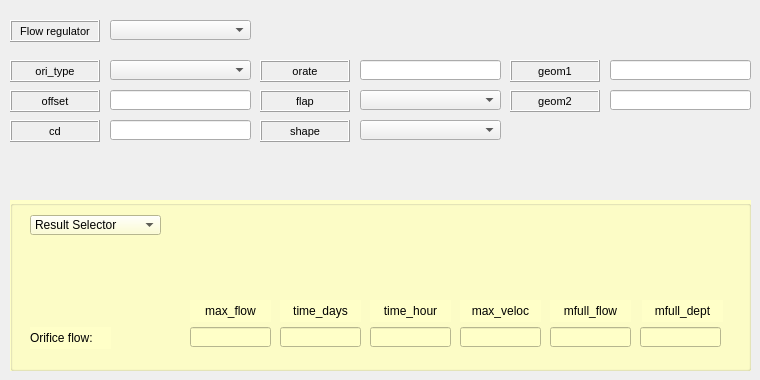
     <widget class="QWidget" name="tab_2">
      <attribute name="title">
       <string>Orifice</string>
      </attribute>
      <widget class="QComboBox" name="comboBox_55">
       <property name="geometry">
        <rect>
         <x>110</x>
         <y>60</y>
         <width>141</width>
         <height>20</height>
        </rect>
       </property>
      </widget>
      <widget class="QLabel" name="label_geom1">
       <property name="enabled">
        <bool>true</bool>
       </property>
       <property name="geometry">
        <rect>
         <x>510</x>
         <y>60</y>
         <width>90</width>
         <height>22</height>
        </rect>
       </property>
       <property name="sizePolicy">
        <sizepolicy hsizetype="Preferred" vsizetype="Preferred">
         <horstretch>0</horstretch>
         <verstretch>0</verstretch>
        </sizepolicy>
       </property>
       <property name="font">
        <font>
         <pointsize>8</pointsize>
        </font>
       </property>
       <property name="statusTip">
        <string/>
       </property>
       <property name="accessibleName">
        <string/>
       </property>
       <property name="layoutDirection">
        <enum>Qt::LeftToRight</enum>
       </property>
       <property name="autoFillBackground">
        <bool>false</bool>
       </property>
       <property name="inputMethodHints">
        <set>Qt::ImhNone</set>
       </property>
       <property name="frameShape">
        <enum>QFrame::Box</enum>
       </property>
       <property name="frameShadow">
        <enum>QFrame::Raised</enum>
       </property>
       <property name="lineWidth">
        <number>1</number>
       </property>
       <property name="midLineWidth">
        <number>0</number>
       </property>
       <property name="text">
        <string>geom1</string>
       </property>
       <property name="alignment">
        <set>Qt::AlignCenter</set>
       </property>
       <property name="wordWrap">
        <bool>false</bool>
       </property>
       <property name="margin">
        <number>3</number>
       </property>
      </widget>
      <widget class="QLabel" name="label_ori_type">
       <property name="enabled">
        <bool>true</bool>
       </property>
       <property name="geometry">
        <rect>
         <x>10</x>
         <y>60</y>
         <width>90</width>
         <height>22</height>
        </rect>
       </property>
       <property name="sizePolicy">
        <sizepolicy hsizetype="Preferred" vsizetype="Preferred">
         <horstretch>0</horstretch>
         <verstretch>0</verstretch>
        </sizepolicy>
       </property>
       <property name="font">
        <font>
         <pointsize>8</pointsize>
        </font>
       </property>
       <property name="statusTip">
        <string/>
       </property>
       <property name="accessibleName">
        <string/>
       </property>
       <property name="layoutDirection">
        <enum>Qt::LeftToRight</enum>
       </property>
       <property name="autoFillBackground">
        <bool>false</bool>
       </property>
       <property name="inputMethodHints">
        <set>Qt::ImhNone</set>
       </property>
       <property name="frameShape">
        <enum>QFrame::Box</enum>
       </property>
       <property name="frameShadow">
        <enum>QFrame::Raised</enum>
       </property>
       <property name="lineWidth">
        <number>1</number>
       </property>
       <property name="midLineWidth">
        <number>0</number>
       </property>
       <property name="text">
        <string>ori_type</string>
       </property>
       <property name="alignment">
        <set>Qt::AlignCenter</set>
       </property>
       <property name="wordWrap">
        <bool>false</bool>
       </property>
       <property name="margin">
        <number>3</number>
       </property>
      </widget>
      <widget class="QLabel" name="label_flap">
       <property name="geometry">
        <rect>
         <x>260</x>
         <y>90</y>
         <width>90</width>
         <height>22</height>
        </rect>
       </property>
       <property name="font">
        <font>
         <pointsize>8</pointsize>
        </font>
       </property>
       <property name="frameShape">
        <enum>QFrame::Box</enum>
       </property>
       <property name="frameShadow">
        <enum>QFrame::Raised</enum>
       </property>
       <property name="text">
        <string>flap</string>
       </property>
       <property name="alignment">
        <set>Qt::AlignCenter</set>
       </property>
       <property name="margin">
        <number>3</number>
       </property>
      </widget>
      <widget class="QLabel" name="label_offset">
       <property name="geometry">
        <rect>
         <x>10</x>
         <y>90</y>
         <width>90</width>
         <height>22</height>
        </rect>
       </property>
       <property name="font">
        <font>
         <pointsize>8</pointsize>
        </font>
       </property>
       <property name="frameShape">
        <enum>QFrame::Box</enum>
       </property>
       <property name="frameShadow">
        <enum>QFrame::Raised</enum>
       </property>
       <property name="text">
        <string>offset</string>
       </property>
       <property name="alignment">
        <set>Qt::AlignCenter</set>
       </property>
       <property name="margin">
        <number>3</number>
       </property>
      </widget>
      <widget class="QComboBox" name="comboBox_46">
       <property name="geometry">
        <rect>
         <x>360</x>
         <y>90</y>
         <width>141</width>
         <height>20</height>
        </rect>
       </property>
      </widget>
      <widget class="QLineEdit" name="lineEdit_145">
       <property name="geometry">
        <rect>
         <x>360</x>
         <y>60</y>
         <width>141</width>
         <height>20</height>
        </rect>
       </property>
       <property name="text">
        <string/>
       </property>
      </widget>
      <widget class="QLineEdit" name="lineEdit_146">
       <property name="geometry">
        <rect>
         <x>610</x>
         <y>60</y>
         <width>141</width>
         <height>20</height>
        </rect>
       </property>
       <property name="text">
        <string/>
       </property>
      </widget>
      <widget class="QLabel" name="label_geom2">
       <property name="geometry">
        <rect>
         <x>510</x>
         <y>90</y>
         <width>90</width>
         <height>22</height>
        </rect>
       </property>
       <property name="font">
        <font>
         <pointsize>8</pointsize>
        </font>
       </property>
       <property name="frameShape">
        <enum>QFrame::Box</enum>
       </property>
       <property name="frameShadow">
        <enum>QFrame::Raised</enum>
       </property>
       <property name="text">
        <string>geom2</string>
       </property>
       <property name="alignment">
        <set>Qt::AlignCenter</set>
       </property>
       <property name="margin">
        <number>3</number>
       </property>
      </widget>
      <widget class="QLabel" name="label_orate">
       <property name="enabled">
        <bool>true</bool>
       </property>
       <property name="geometry">
        <rect>
         <x>260</x>
         <y>60</y>
         <width>90</width>
         <height>22</height>
        </rect>
       </property>
       <property name="sizePolicy">
        <sizepolicy hsizetype="Preferred" vsizetype="Preferred">
         <horstretch>0</horstretch>
         <verstretch>0</verstretch>
        </sizepolicy>
       </property>
       <property name="font">
        <font>
         <pointsize>8</pointsize>
        </font>
       </property>
       <property name="statusTip">
        <string/>
       </property>
       <property name="accessibleName">
        <string/>
       </property>
       <property name="layoutDirection">
        <enum>Qt::LeftToRight</enum>
       </property>
       <property name="autoFillBackground">
        <bool>false</bool>
       </property>
       <property name="inputMethodHints">
        <set>Qt::ImhNone</set>
       </property>
       <property name="frameShape">
        <enum>QFrame::Box</enum>
       </property>
       <property name="frameShadow">
        <enum>QFrame::Raised</enum>
       </property>
       <property name="lineWidth">
        <number>1</number>
       </property>
       <property name="midLineWidth">
        <number>0</number>
       </property>
       <property name="text">
        <string>orate</string>
       </property>
       <property name="alignment">
        <set>Qt::AlignCenter</set>
       </property>
       <property name="wordWrap">
        <bool>false</bool>
       </property>
       <property name="margin">
        <number>3</number>
       </property>
      </widget>
      <widget class="QLineEdit" name="lineEdit_147">
       <property name="geometry">
        <rect>
         <x>610</x>
         <y>90</y>
         <width>141</width>
         <height>20</height>
        </rect>
       </property>
       <property name="text">
        <string/>
       </property>
      </widget>
      <widget class="QLineEdit" name="lineEdit_148">
       <property name="geometry">
        <rect>
         <x>110</x>
         <y>120</y>
         <width>141</width>
         <height>20</height>
        </rect>
       </property>
       <property name="text">
        <string/>
       </property>
      </widget>
      <widget class="QLabel" name="label_cd_2">
       <property name="geometry">
        <rect>
         <x>10</x>
         <y>120</y>
         <width>90</width>
         <height>22</height>
        </rect>
       </property>
       <property name="font">
        <font>
         <pointsize>8</pointsize>
        </font>
       </property>
       <property name="frameShape">
        <enum>QFrame::Box</enum>
       </property>
       <property name="frameShadow">
        <enum>QFrame::Raised</enum>
       </property>
       <property name="text">
        <string>cd</string>
       </property>
       <property name="alignment">
        <set>Qt::AlignCenter</set>
       </property>
       <property name="margin">
        <number>3</number>
       </property>
      </widget>
      <widget class="QLineEdit" name="lineEdit_149">
       <property name="geometry">
        <rect>
         <x>110</x>
         <y>90</y>
         <width>141</width>
         <height>20</height>
        </rect>
       </property>
       <property name="text">
        <string/>
       </property>
      </widget>
      <widget class="QComboBox" name="comboBox_56">
       <property name="geometry">
        <rect>
         <x>360</x>
         <y>120</y>
         <width>141</width>
         <height>20</height>
        </rect>
       </property>
      </widget>
      <widget class="QLabel" name="label_shape">
       <property name="geometry">
        <rect>
         <x>260</x>
         <y>120</y>
         <width>90</width>
         <height>22</height>
        </rect>
       </property>
       <property name="font">
        <font>
         <pointsize>8</pointsize>
        </font>
       </property>
       <property name="frameShape">
        <enum>QFrame::Box</enum>
       </property>
       <property name="frameShadow">
        <enum>QFrame::Raised</enum>
       </property>
       <property name="text">
        <string>shape</string>
       </property>
       <property name="alignment">
        <set>Qt::AlignCenter</set>
       </property>
       <property name="margin">
        <number>3</number>
       </property>
      </widget>
      <widget class="QLabel" name="label_flow_regulator_2">
       <property name="geometry">
        <rect>
         <x>10</x>
         <y>20</y>
         <width>90</width>
         <height>22</height>
        </rect>
       </property>
       <property name="font">
        <font>
         <pointsize>8</pointsize>
        </font>
       </property>
       <property name="frameShape">
        <enum>QFrame::Box</enum>
       </property>
       <property name="frameShadow">
        <enum>QFrame::Raised</enum>
       </property>
       <property name="text">
        <string>Flow regulator</string>
       </property>
       <property name="alignment">
        <set>Qt::AlignCenter</set>
       </property>
       <property name="margin">
        <number>3</number>
       </property>
      </widget>
      <widget class="QComboBox" name="comboBox_76">
       <property name="geometry">
        <rect>
         <x>110</x>
         <y>20</y>
         <width>141</width>
         <height>20</height>
        </rect>
       </property>
      </widget>
      <widget class="QGroupBox" name="groupBox_17">
       <property name="geometry">
        <rect>
         <x>10</x>
         <y>200</y>
         <width>741</width>
         <height>171</height>
        </rect>
       </property>
       <property name="autoFillBackground">
        <bool>false</bool>
       </property>
       <property name="styleSheet">
        <string notr="true">background-color: rgb(255, 255, 200);</string>
       </property>
       <property name="title">
        <string/>
       </property>
       <widget class="QComboBox" name="comboBox_66">
        <property name="geometry">
         <rect>
          <x>30</x>
          <y>-20</y>
          <width>131</width>
          <height>20</height>
         </rect>
        </property>
        <item>
         <property name="text">
          <string>Result Selector</string>
         </property>
        </item>
       </widget>
       <widget class="QComboBox" name="comboBox_67">
        <property name="geometry">
         <rect>
          <x>20</x>
          <y>15</y>
          <width>131</width>
          <height>20</height>
         </rect>
        </property>
        <item>
         <property name="text">
          <string>Result Selector</string>
         </property>
        </item>
       </widget>
       <widget class="QLabel" name="label_time_days_7">
        <property name="geometry">
         <rect>
          <x>270</x>
          <y>100</y>
          <width>81</width>
          <height>22</height>
         </rect>
        </property>
        <property name="font">
         <font>
          <pointsize>9</pointsize>
         </font>
        </property>
        <property name="frameShape">
         <enum>QFrame::NoFrame</enum>
        </property>
        <property name="frameShadow">
         <enum>QFrame::Plain</enum>
        </property>
        <property name="text">
         <string>time_days</string>
        </property>
        <property name="textFormat">
         <enum>Qt::AutoText</enum>
        </property>
        <property name="scaledContents">
         <bool>false</bool>
        </property>
        <property name="alignment">
         <set>Qt::AlignCenter</set>
        </property>
        <property name="margin">
         <number>3</number>
        </property>
       </widget>
       <widget class="QLabel" name="label_mfull_flow">
        <property name="geometry">
         <rect>
          <x>540</x>
          <y>100</y>
          <width>81</width>
          <height>22</height>
         </rect>
        </property>
        <property name="font">
         <font>
          <pointsize>9</pointsize>
         </font>
        </property>
        <property name="frameShape">
         <enum>QFrame::NoFrame</enum>
        </property>
        <property name="frameShadow">
         <enum>QFrame::Plain</enum>
        </property>
        <property name="text">
         <string>mfull_flow</string>
        </property>
        <property name="textFormat">
         <enum>Qt::AutoText</enum>
        </property>
        <property name="scaledContents">
         <bool>false</bool>
        </property>
        <property name="alignment">
         <set>Qt::AlignCenter</set>
        </property>
        <property name="margin">
         <number>3</number>
        </property>
       </widget>
       <widget class="QLabel" name="label_time_hour">
        <property name="geometry">
         <rect>
          <x>360</x>
          <y>100</y>
          <width>81</width>
          <height>22</height>
         </rect>
        </property>
        <property name="font">
         <font>
          <pointsize>9</pointsize>
         </font>
        </property>
        <property name="frameShape">
         <enum>QFrame::NoFrame</enum>
        </property>
        <property name="frameShadow">
         <enum>QFrame::Plain</enum>
        </property>
        <property name="text">
         <string>time_hour</string>
        </property>
        <property name="textFormat">
         <enum>Qt::AutoText</enum>
        </property>
        <property name="scaledContents">
         <bool>false</bool>
        </property>
        <property name="alignment">
         <set>Qt::AlignCenter</set>
        </property>
        <property name="margin">
         <number>3</number>
        </property>
       </widget>
       <widget class="QLineEdit" name="lineEdit_281">
        <property name="geometry">
         <rect>
          <x>630</x>
          <y>127</y>
          <width>81</width>
          <height>20</height>
         </rect>
        </property>
        <property name="text">
         <string/>
        </property>
       </widget>
       <widget class="QLineEdit" name="lineEdit_282">
        <property name="geometry">
         <rect>
          <x>360</x>
          <y>127</y>
          <width>81</width>
          <height>20</height>
         </rect>
        </property>
        <property name="text">
         <string/>
        </property>
       </widget>
       <widget class="QLineEdit" name="lineEdit_283">
        <property name="geometry">
         <rect>
          <x>540</x>
          <y>127</y>
          <width>81</width>
          <height>20</height>
         </rect>
        </property>
        <property name="text">
         <string/>
        </property>
       </widget>
       <widget class="QLineEdit" name="lineEdit_284">
        <property name="geometry">
         <rect>
          <x>180</x>
          <y>127</y>
          <width>81</width>
          <height>20</height>
         </rect>
        </property>
        <property name="text">
         <string/>
        </property>
       </widget>
       <widget class="QLineEdit" name="lineEdit_285">
        <property name="geometry">
         <rect>
          <x>270</x>
          <y>127</y>
          <width>81</width>
          <height>20</height>
         </rect>
        </property>
        <property name="text">
         <string/>
        </property>
       </widget>
       <widget class="QLabel" name="label_max_veloc">
        <property name="geometry">
         <rect>
          <x>450</x>
          <y>100</y>
          <width>81</width>
          <height>22</height>
         </rect>
        </property>
        <property name="font">
         <font>
          <pointsize>9</pointsize>
         </font>
        </property>
        <property name="frameShape">
         <enum>QFrame::NoFrame</enum>
        </property>
        <property name="frameShadow">
         <enum>QFrame::Plain</enum>
        </property>
        <property name="text">
         <string>max_veloc</string>
        </property>
        <property name="textFormat">
         <enum>Qt::AutoText</enum>
        </property>
        <property name="scaledContents">
         <bool>false</bool>
        </property>
        <property name="alignment">
         <set>Qt::AlignCenter</set>
        </property>
        <property name="margin">
         <number>3</number>
        </property>
       </widget>
       <widget class="QLineEdit" name="lineEdit_286">
        <property name="geometry">
         <rect>
          <x>450</x>
          <y>127</y>
          <width>81</width>
          <height>20</height>
         </rect>
        </property>
        <property name="text">
         <string/>
        </property>
       </widget>
       <widget class="QLabel" name="label_max_flow_3">
        <property name="geometry">
         <rect>
          <x>180</x>
          <y>100</y>
          <width>81</width>
          <height>22</height>
         </rect>
        </property>
        <property name="font">
         <font>
          <pointsize>9</pointsize>
         </font>
        </property>
        <property name="frameShape">
         <enum>QFrame::NoFrame</enum>
        </property>
        <property name="frameShadow">
         <enum>QFrame::Plain</enum>
        </property>
        <property name="text">
         <string>max_flow</string>
        </property>
        <property name="textFormat">
         <enum>Qt::AutoText</enum>
        </property>
        <property name="scaledContents">
         <bool>false</bool>
        </property>
        <property name="alignment">
         <set>Qt::AlignCenter</set>
        </property>
        <property name="margin">
         <number>3</number>
        </property>
       </widget>
       <widget class="QLabel" name="label_mfull_dept">
        <property name="geometry">
         <rect>
          <x>632</x>
          <y>100</y>
          <width>81</width>
          <height>22</height>
         </rect>
        </property>
        <property name="font">
         <font>
          <pointsize>9</pointsize>
         </font>
        </property>
        <property name="frameShape">
         <enum>QFrame::NoFrame</enum>
        </property>
        <property name="frameShadow">
         <enum>QFrame::Plain</enum>
        </property>
        <property name="text">
         <string>mfull_dept</string>
        </property>
        <property name="textFormat">
         <enum>Qt::AutoText</enum>
        </property>
        <property name="scaledContents">
         <bool>false</bool>
        </property>
        <property name="alignment">
         <set>Qt::AlignCenter</set>
        </property>
        <property name="margin">
         <number>3</number>
        </property>
       </widget>
       <widget class="QLabel" name="label_orifice_flow">
        <property name="geometry">
         <rect>
          <x>20</x>
          <y>127</y>
          <width>81</width>
          <height>22</height>
         </rect>
        </property>
        <property name="font">
         <font>
          <pointsize>9</pointsize>
         </font>
        </property>
        <property name="frameShape">
         <enum>QFrame::NoFrame</enum>
        </property>
        <property name="frameShadow">
         <enum>QFrame::Plain</enum>
        </property>
        <property name="text">
         <string>Orifice flow:</string>
        </property>
        <property name="textFormat">
         <enum>Qt::AutoText</enum>
        </property>
        <property name="scaledContents">
         <bool>false</bool>
        </property>
        <property name="alignment">
         <set>Qt::AlignLeading|Qt::AlignLeft|Qt::AlignVCenter</set>
        </property>
        <property name="margin">
         <number>3</number>
        </property>
       </widget>
      </widget>
     </widget>
